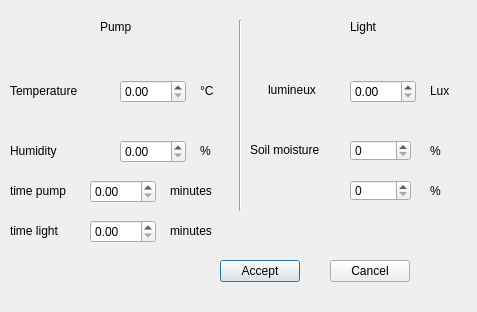
<?xml version="1.0" encoding="UTF-8"?>
<ui version="4.0">
 <class>configThreshold</class>
 <widget class="QDialog" name="configThreshold">
  <property name="geometry">
   <rect>
    <x>0</x>
    <y>0</y>
    <width>477</width>
    <height>312</height>
   </rect>
  </property>
  <property name="windowTitle">
   <string>Dialog</string>
  </property>
  <widget class="Line" name="line">
   <property name="geometry">
    <rect>
     <x>230</x>
     <y>20</y>
     <width>20</width>
     <height>191</height>
    </rect>
   </property>
   <property name="orientation">
    <enum>Qt::Vertical</enum>
   </property>
  </widget>
  <widget class="QLabel" name="label">
   <property name="geometry">
    <rect>
     <x>100</x>
     <y>20</y>
     <width>59</width>
     <height>14</height>
    </rect>
   </property>
   <property name="text">
    <string>Pump</string>
   </property>
  </widget>
  <widget class="QLabel" name="label_2">
   <property name="geometry">
    <rect>
     <x>350</x>
     <y>20</y>
     <width>59</width>
     <height>14</height>
    </rect>
   </property>
   <property name="text">
    <string>Light</string>
   </property>
  </widget>
  <widget class="QDoubleSpinBox" name="dsb_Temp">
   <property name="geometry">
    <rect>
     <x>120</x>
     <y>80</y>
     <width>66</width>
     <height>23</height>
    </rect>
   </property>
  </widget>
  <widget class="QDoubleSpinBox" name="dsb_Humi">
   <property name="geometry">
    <rect>
     <x>120</x>
     <y>140</y>
     <width>66</width>
     <height>23</height>
    </rect>
   </property>
  </widget>
  <widget class="QDoubleSpinBox" name="dsb_Light">
   <property name="geometry">
    <rect>
     <x>350</x>
     <y>80</y>
     <width>66</width>
     <height>23</height>
    </rect>
   </property>
   <property name="decimals">
    <number>2</number>
   </property>
   <property name="maximum">
    <double>1000.000000000000000</double>
   </property>
   <property name="singleStep">
    <double>0.000000000000000</double>
   </property>
  </widget>
  <widget class="QLabel" name="label_3">
   <property name="geometry">
    <rect>
     <x>10</x>
     <y>80</y>
     <width>91</width>
     <height>21</height>
    </rect>
   </property>
   <property name="text">
    <string>Temperature</string>
   </property>
  </widget>
  <widget class="QLabel" name="label_4">
   <property name="geometry">
    <rect>
     <x>10</x>
     <y>140</y>
     <width>61</width>
     <height>21</height>
    </rect>
   </property>
   <property name="text">
    <string>Humidity</string>
   </property>
  </widget>
  <widget class="QLabel" name="label_5">
   <property name="geometry">
    <rect>
     <x>268</x>
     <y>80</y>
     <width>71</width>
     <height>20</height>
    </rect>
   </property>
   <property name="text">
    <string>lumineux</string>
   </property>
  </widget>
  <widget class="QLabel" name="label_6">
   <property name="geometry">
    <rect>
     <x>200</x>
     <y>80</y>
     <width>31</width>
     <height>21</height>
    </rect>
   </property>
   <property name="text">
    <string>°C</string>
   </property>
  </widget>
  <widget class="QLabel" name="label_7">
   <property name="geometry">
    <rect>
     <x>200</x>
     <y>140</y>
     <width>21</width>
     <height>21</height>
    </rect>
   </property>
   <property name="text">
    <string>%</string>
   </property>
  </widget>
  <widget class="QLabel" name="label_8">
   <property name="geometry">
    <rect>
     <x>430</x>
     <y>80</y>
     <width>31</width>
     <height>21</height>
    </rect>
   </property>
   <property name="text">
    <string>Lux</string>
   </property>
  </widget>
  <widget class="QPushButton" name="btn_accept">
   <property name="geometry">
    <rect>
     <x>220</x>
     <y>260</y>
     <width>80</width>
     <height>22</height>
    </rect>
   </property>
   <property name="text">
    <string>Accept</string>
   </property>
  </widget>
  <widget class="QPushButton" name="pushButton_2">
   <property name="geometry">
    <rect>
     <x>330</x>
     <y>260</y>
     <width>80</width>
     <height>22</height>
    </rect>
   </property>
   <property name="text">
    <string>Cancel</string>
   </property>
  </widget>
  <widget class="QLabel" name="label_9">
   <property name="geometry">
    <rect>
     <x>430</x>
     <y>140</y>
     <width>21</width>
     <height>21</height>
    </rect>
   </property>
   <property name="text">
    <string>%</string>
   </property>
  </widget>
  <widget class="QLabel" name="label_10">
   <property name="geometry">
    <rect>
     <x>250</x>
     <y>140</y>
     <width>91</width>
     <height>20</height>
    </rect>
   </property>
   <property name="text">
    <string>Soil moisture</string>
   </property>
  </widget>
  <widget class="QSpinBox" name="dsb_mois">
   <property name="geometry">
    <rect>
     <x>350</x>
     <y>140</y>
     <width>61</width>
     <height>21</height>
    </rect>
   </property>
  </widget>
  <widget class="QSpinBox" name="dsb_mois_2">
   <property name="geometry">
    <rect>
     <x>350</x>
     <y>180</y>
     <width>61</width>
     <height>21</height>
    </rect>
   </property>
  </widget>
  <widget class="QLabel" name="label_11">
   <property name="geometry">
    <rect>
     <x>430</x>
     <y>180</y>
     <width>21</width>
     <height>21</height>
    </rect>
   </property>
   <property name="text">
    <string>%</string>
   </property>
  </widget>
  <widget class="QLabel" name="label_12">
   <property name="geometry">
    <rect>
     <x>10</x>
     <y>180</y>
     <width>81</width>
     <height>21</height>
    </rect>
   </property>
   <property name="text">
    <string>time pump</string>
   </property>
  </widget>
  <widget class="QDoubleSpinBox" name="timeValue">
   <property name="geometry">
    <rect>
     <x>90</x>
     <y>180</y>
     <width>66</width>
     <height>23</height>
    </rect>
   </property>
   <property name="maximum">
    <double>1000.000000000000000</double>
   </property>
  </widget>
  <widget class="QLabel" name="label_13">
   <property name="geometry">
    <rect>
     <x>170</x>
     <y>180</y>
     <width>61</width>
     <height>21</height>
    </rect>
   </property>
   <property name="text">
    <string>minutes</string>
   </property>
  </widget>
  <widget class="QLabel" name="label_14">
   <property name="geometry">
    <rect>
     <x>10</x>
     <y>220</y>
     <width>81</width>
     <height>21</height>
    </rect>
   </property>
   <property name="text">
    <string>time light</string>
   </property>
  </widget>
  <widget class="QDoubleSpinBox" name="timeValueL">
   <property name="geometry">
    <rect>
     <x>90</x>
     <y>220</y>
     <width>66</width>
     <height>23</height>
    </rect>
   </property>
   <property name="maximum">
    <double>99999999.000000000000000</double>
   </property>
  </widget>
  <widget class="QLabel" name="label_15">
   <property name="geometry">
    <rect>
     <x>170</x>
     <y>220</y>
     <width>61</width>
     <height>21</height>
    </rect>
   </property>
   <property name="text">
    <string>minutes</string>
   </property>
  </widget>
 </widget>
 <resources/>
 <connections/>
</ui>
